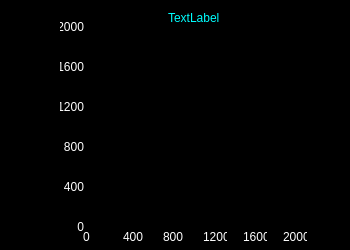
    <widget class="QFrame" name="panR_Rn">
     <property name="geometry">
      <rect>
       <x>1</x>
       <y>1</y>
       <width>350</width>
       <height>250</height>
      </rect>
     </property>
     <property name="styleSheet">
      <string notr="true">color: rgb(255, 255, 255);
background-color: rgb(0, 0, 0);</string>
     </property>
     <property name="frameShape">
      <enum>QFrame::StyledPanel</enum>
     </property>
     <property name="frameShadow">
      <enum>QFrame::Raised</enum>
     </property>
     <widget class="QLabel" name="lblR_Rn1">
      <property name="geometry">
       <rect>
        <x>168</x>
        <y>11</y>
        <width>65</width>
        <height>13</height>
       </rect>
      </property>
      <property name="styleSheet">
       <string notr="true">color: rgb(0, 255, 255);</string>
      </property>
      <property name="text">
       <string>TextLabel</string>
      </property>
     </widget>
     <widget class="QCustomPlot" name="imgR_Rn" native="true">
      <property name="geometry">
       <rect>
        <x>90</x>
        <y>25</y>
        <width>201</width>
        <height>201</height>
       </rect>
      </property>
     </widget>
     <widget class="QLabel" name="label">
      <property name="geometry">
       <rect>
        <x>60</x>
        <y>20</y>
        <width>24</width>
        <height>13</height>
       </rect>
      </property>
      <property name="layoutDirection">
       <enum>Qt::RightToLeft</enum>
      </property>
      <property name="text">
       <string>2000</string>
      </property>
      <property name="alignment">
       <set>Qt::AlignRight|Qt::AlignTrailing|Qt::AlignVCenter</set>
      </property>
     </widget>
     <widget class="QLabel" name="label_2">
      <property name="geometry">
       <rect>
        <x>60</x>
        <y>60</y>
        <width>24</width>
        <height>13</height>
       </rect>
      </property>
      <property name="layoutDirection">
       <enum>Qt::RightToLeft</enum>
      </property>
      <property name="text">
       <string>1600</string>
      </property>
      <property name="alignment">
       <set>Qt::AlignRight|Qt::AlignTrailing|Qt::AlignVCenter</set>
      </property>
     </widget>
     <widget class="QLabel" name="label_3">
      <property name="geometry">
       <rect>
        <x>60</x>
        <y>100</y>
        <width>24</width>
        <height>13</height>
       </rect>
      </property>
      <property name="layoutDirection">
       <enum>Qt::RightToLeft</enum>
      </property>
      <property name="text">
       <string>1200</string>
      </property>
      <property name="alignment">
       <set>Qt::AlignRight|Qt::AlignTrailing|Qt::AlignVCenter</set>
      </property>
     </widget>
     <widget class="QLabel" name="label_4">
      <property name="geometry">
       <rect>
        <x>60</x>
        <y>140</y>
        <width>24</width>
        <height>13</height>
       </rect>
      </property>
      <property name="layoutDirection">
       <enum>Qt::RightToLeft</enum>
      </property>
      <property name="text">
       <string>800</string>
      </property>
      <property name="alignment">
       <set>Qt::AlignRight|Qt::AlignTrailing|Qt::AlignVCenter</set>
      </property>
     </widget>
     <widget class="QLabel" name="label_5">
      <property name="geometry">
       <rect>
        <x>60</x>
        <y>180</y>
        <width>24</width>
        <height>13</height>
       </rect>
      </property>
      <property name="layoutDirection">
       <enum>Qt::RightToLeft</enum>
      </property>
      <property name="text">
       <string>400</string>
      </property>
      <property name="alignment">
       <set>Qt::AlignRight|Qt::AlignTrailing|Qt::AlignVCenter</set>
      </property>
     </widget>
     <widget class="QLabel" name="label_6">
      <property name="geometry">
       <rect>
        <x>60</x>
        <y>220</y>
        <width>24</width>
        <height>13</height>
       </rect>
      </property>
      <property name="layoutDirection">
       <enum>Qt::RightToLeft</enum>
      </property>
      <property name="text">
       <string>0</string>
      </property>
      <property name="alignment">
       <set>Qt::AlignRight|Qt::AlignTrailing|Qt::AlignVCenter</set>
      </property>
     </widget>
     <widget class="QLabel" name="label_7">
      <property name="geometry">
       <rect>
        <x>83</x>
        <y>230</y>
        <width>24</width>
        <height>13</height>
       </rect>
      </property>
      <property name="text">
       <string>0</string>
      </property>
     </widget>
     <widget class="QLabel" name="label_8">
      <property name="geometry">
       <rect>
        <x>123</x>
        <y>230</y>
        <width>24</width>
        <height>13</height>
       </rect>
      </property>
      <property name="text">
       <string>400</string>
      </property>
     </widget>
     <widget class="QLabel" name="label_10">
      <property name="geometry">
       <rect>
        <x>203</x>
        <y>230</y>
        <width>24</width>
        <height>13</height>
       </rect>
      </property>
      <property name="text">
       <string>1200</string>
      </property>
     </widget>
     <widget class="QLabel" name="label_11">
      <property name="geometry">
       <rect>
        <x>243</x>
        <y>230</y>
        <width>24</width>
        <height>13</height>
       </rect>
      </property>
      <property name="text">
       <string>1600</string>
      </property>
     </widget>
     <widget class="QLabel" name="label_12">
      <property name="geometry">
       <rect>
        <x>283</x>
        <y>230</y>
        <width>24</width>
        <height>13</height>
       </rect>
      </property>
      <property name="text">
       <string>2000</string>
      </property>
     </widget>
     <widget class="QLabel" name="label_9">
      <property name="geometry">
       <rect>
        <x>163</x>
        <y>230</y>
        <width>24</width>
        <height>13</height>
       </rect>
      </property>
      <property name="text">
       <string>800</string>
      </property>
     </widget>
    </widget>
